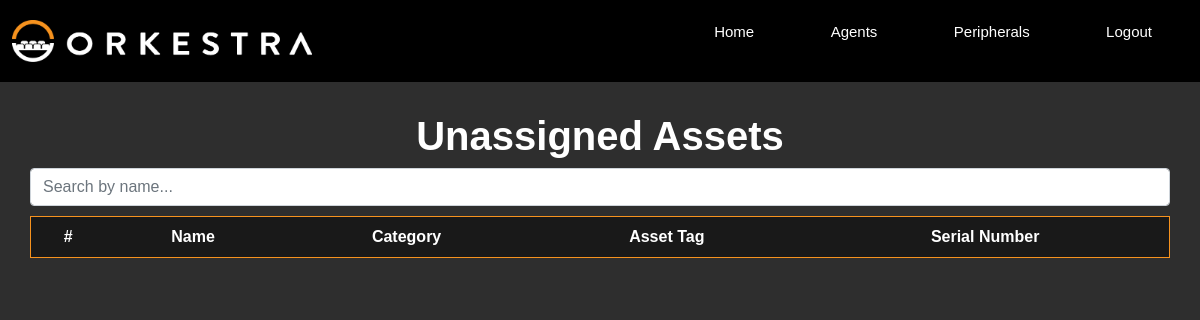
Page /asset-view on the earlier database version.
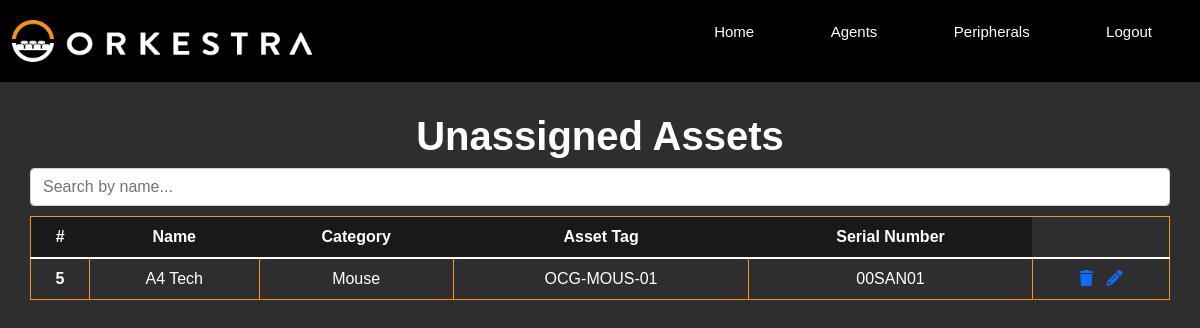
Same page on the later database version.
### models.py (models this page shows)
class Stock(db.Model):
    __tablename__ = 'stock'
    id = db.Column(db.Integer, primary_key=True, autoincrement=True)
    name = db.Column(db.Text, unique=False, nullable=False)
    category = db.Column(db.String(30), unique=False, nullable=False)
    asset_tag = db.Column(db.String(30), unique=False, nullable=False)
    serial_number = db.Column(db.String(30), unique=False, nullable=False)

### main.py (the view)
@app.route("/asset-view", methods=['GET'])
def asset_view():
    msg = ""
    all_stocks_query = """
    SELECT * FROM stock
    WHERE id NOT IN (
    SELECT stock_id FROM asset
    );
    """
    stocks_not_in_asset = db.session.execute(text(all_stocks_query))
    if not stocks_not_in_asset:
        msg = "No unassigned assets found."
    return render_template("asset-view.html", msg=msg, stocks=stocks_not_in_asset)

### templates/asset-view.html (shortened to what this page needs)
<!DOCTYPE html>
<html lang="en">
<head>
  <link href="https://cdn.jsdelivr.net/npm/bootstrap@5.1.3/dist/css/bootstrap.min.css" rel="stylesheet">
  <link rel="stylesheet" href="static\css\styles.css">
</head>
<body>
  <header>
    <nav>
     <a href="{{ url_for('home') }}"><img src="static\css\assets\orkestra-main-logo.png" alt=""></a>
     <div class="nav-links">
        <ul>
            <li><a href="{{ url_for('home') }}">Home</a></li>
            <li><a href="{{ url_for('search') }}">Agents</a></li>
            <li><a href="{{ url_for('asset_view') }}">Peripherals</a></li>
            <li><a href="{{ url_for('login') }}">Logout</a></li>
        </ul>
    </div>
    </nav>
</header>
    <div class="assetView">
      <div class="assetHeader">
        <h1>Unassigned Assets</h1>
        <div class="search-bar">
          <input type="text" class="form-control" id="myInput" onkeyup="myFunction()" placeholder="Search by name...">
        </div>
      </div>
      <div class="assetTable">
        <table class="table" id="myTable">
          <thead>
            <tr>
              <th scope="col">#</th>
              <th scope="col">Name</th>
              <th scope="col">Category</th>
              <th scope="col">Asset Tag</th>
              <th scope="col">Serial Number</th>
            </tr>
          </thead>
          <tbody>
            {% for stock in stocks %}
            <tr>
              <th scope="row">{{ stock.id }}</th>
              <td>{{ stock.name }}</td>
              <td>{{ stock.category }}</td>
              <td>{{ stock.asset_tag }}</td>
              <td>{{ stock.serial_number }}</td>
              <td>
                <a href="{{ url_for('delete_asset', asset_id=stock.id) }}" class="confirmation">  <i class="fa-solid fa-trash"></i>
                </a>
                <a href="{{ url_for('asset_update', num=stock.id) }}">
                    <i class="fa-solid fa-pencil"></i>
                  </a>
              </td>
            </tr>
            {% endfor %}
          </tbody>
        </table>
      </div>
    </div>
</body>
</html>

### static/css/styles.css (style rules this page uses)
* { margin: 0; padding: 0; font-family: "Montserrat", sans-serif; box-sizing: border-box; }
body { background-color: #2E2E2E; }
nav { display: flex; padding: 1%; justify-content: space-between; align-items: center; background-color: #000000; }
nav img { width: 300px; }
.nav-links { flex: 1; text-align: right; }
.nav-links ul li { list-style: none; display: inline-block; padding: 8px 12px; position: relative; }
.nav-links ul li a { color: #fff; text-decoration: none; font-size: 15px; padding: 10px 24px; }
.nav-links ul li::after { content: ''; width: 0%; height: 2px; background: #fff; display: block; margin: auto; transition: 0.5s; }
.searchTable th, td { border: 1px solid #F6921E; padding: 20px; }
.assetView { justify-content: center; text-align: center; padding: 30px; }
.assetHeader h1 { font-weight: bold; color: white; }
.assetTable table { margin-top: 10px; border: 1px solid #F6921E; border-collapse: collapse; }
.assetTable a { text-decoration: none; }
.assetTable thead { color: white; background-color: #191919; }
.assetTable tbody { color: white; }

Differences in the rows shown:
added Stock: id "5", name "A4 Tech", category "Mouse", asset_tag "OCG-MOUS-01", serial_number "00SAN01"
